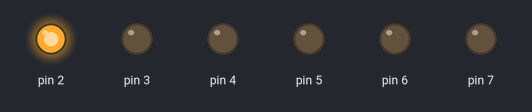
Bench run of a sketch on a simulated Arduino Uno, built with avr-gcc and run on an emulated ATmega328P. On the bench: output pins drawn as LEDs (lit = HIGH).

Above: at 0.05 s.
At 0.65 s:
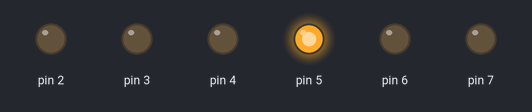
At 1.25 s:
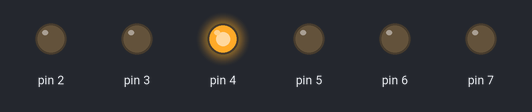
At 1.85 s:
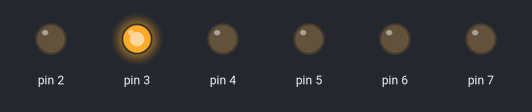
At 2.5 s:
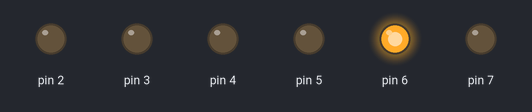
Timing chart, 0 to 3.0 s (numbered marks = the images above):
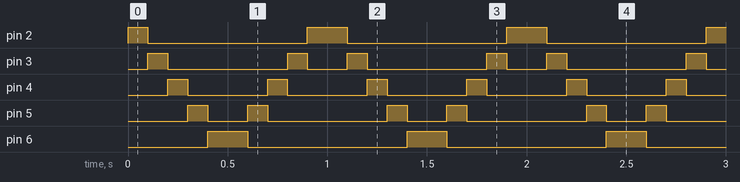

Measured:
- by itself, pin 2: repeats every 1.0 s: LOW 0.80 s, HIGH 0.20 s
- by itself, pin 3: repeats every 1.0 s: LOW 0.60 s, HIGH 0.10 s, LOW 0.20 s, HIGH 0.10 s
- by itself, pin 4: alternates HIGH for 0.10 s and LOW for 0.40 s
- by itself, pin 5: repeats every 1.0 s: LOW 0.20 s, HIGH 0.10 s, LOW 0.60 s, HIGH 0.10 s
- by itself, pin 6: alternates HIGH for 0.20 s and LOW for 0.80 s

The sketch:

_4_Ledberjalan.ino
```cpp
/*
  Led berjalan menggunakan kondisi for loop

 Sumar, Wednesday, December 17, 2014 02:06:57 PM
 */

int timer = 100;

void setup() {

  for (int ledPin = 2; ledPin < 8; ledPin++)  {
    pinMode(ledPin, OUTPUT);
  }

}


void loop() {

  for (int ledPin = 2; ledPin <= 6; ledPin++) {
    //on:
    digitalWrite(ledPin, HIGH);
    delay(timer);
    //off:
    digitalWrite(ledPin, LOW);
  }

   for (int ledPin = 6; ledPin >= 2; ledPin--) {
    //on:
    digitalWrite(ledPin, HIGH);
    delay(timer);
    //off:
    digitalWrite(ledPin, LOW);
  }
}
```
